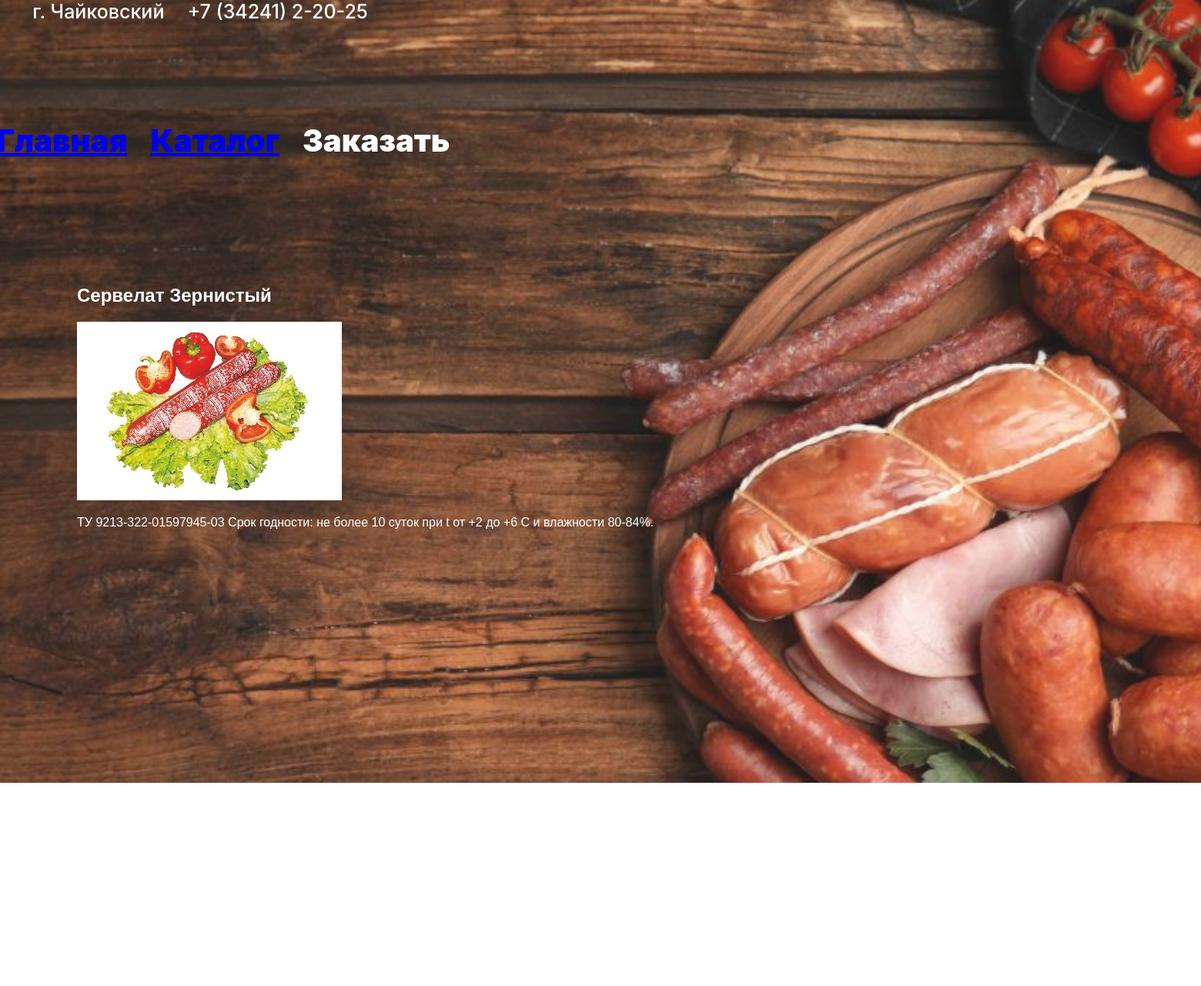
Screenshot of /product/4/ with the database file from the repository.
### meat_prod/models.py (models this page shows, shortened)
class Product(models.Model):
    category = models.ForeignKey(Category, related_name='products', on_delete=models.CASCADE)
    name = models.CharField(max_length=100, db_index=True)
    slug = models.SlugField(max_length=200, db_index=True)
    description = models.TextField()
    image = models.ImageField(upload_to='images/')

### meat_prod/views.py (the view)
# urls.py: path('product/<int:product_id>/', views.products, name = 'products'),
def products(request, product_id):
    product = get_object_or_404(Product, pk=product_id)
    return render(request, 'products.html', {'product': product})

### meat_prod/templates/products.html (shortened to what this page needs)
{% extends 'base.html' %}
{% block content %}
    <h2>{{ product.name }}</h2>
    <img src="{{ product.image.url }}" />
    <p> {{ product.description }} </p>
{% endblock %}

### meat_prod/static/css/styles.css (style rules this page uses)
body { margin: 0; padding: 0; font-family: Arial, sans-serif; background-size: cover; background-position: center; }

### rows the page displays
Product: name "Сервелат Зернистый", image (picture), description "ТУ 9213-322-01597945-03 Срок годности: не более 10 суток при t от +2 до +6 С и влажности 80-84%."
